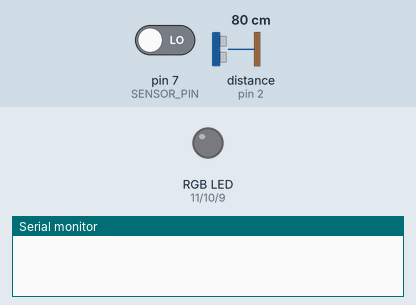
The sketch below on a simulated Arduino Uno, built with avr-gcc and run on an emulated ATmega328P. On the bench: an RGB LED mixed from three pins (HIGH = lit), the last lines printed to the serial monitor. Inputs (shaded band) come from the test bench; at power-on: pin 7 (SENSOR_PIN) LOW, distance to the obstacle (sensor on pin 2) 80 cm. The echo pulse lasts 58.3 µs per cm; pins used as bus, display or sensor lines are not drawn.

Above: at 1.2 s.
1.3 s: pin 7 (SENSOR_PIN) driven HIGH
At 2.2 s:
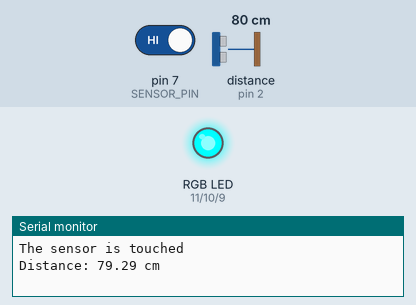
2.8 s: pin 7 (SENSOR_PIN) driven LOW
At 3.2 s:
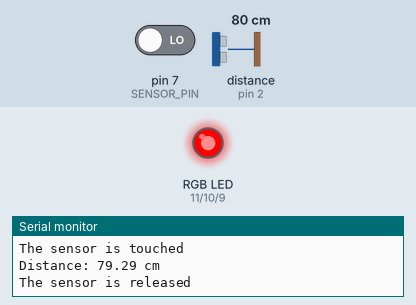
Timing chart, 0 to 5.8 s (numbered marks = the images above; inputs shaded):
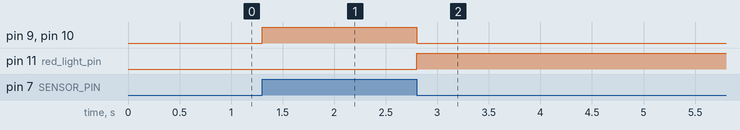

Measured:
- after the input at 1.3 s, pin 9 (blue_light_pin), pin 10 (green_light_pin): LOW → HIGH at once
- after the input at 2.8 s, pin 9 (blue_light_pin), pin 10 (green_light_pin): HIGH → LOW at once; pin 11 (red_light_pin): LOW → HIGH at once

The sketch:

sketch_may12a.ino
```cpp
// constants won't change. They're used here to set pin numbers:
const int SENSOR_PIN = 7;       // the Arduino's input pin that connects to the sensor's SIGNAL pin
const int trigPin = 3;
const int echoPin = 2;

// Variables will change:
int lastState = LOW;  // the previous state from the input pin
int currentState;     // the current reading from the input pin
int red_light_pin= 11;
int green_light_pin = 10;
int blue_light_pin = 9;

long duration;
float distance;

void setup() {
  // initialize serial communication at 9600 bits per second:
  Serial.begin(9600);
  // initialize the Arduino's pin as aninput
  pinMode(SENSOR_PIN, INPUT);
  pinMode(red_light_pin, OUTPUT);
  pinMode(green_light_pin, OUTPUT);
  pinMode(blue_light_pin, OUTPUT);
  pinMode(trigPin, OUTPUT); // Sets the trigPin as an Output
  pinMode(echoPin, INPUT); // Sets the echoPin as an Input
  Serial.begin(9600); // Starts the serial communication
}

void loop() {
  // read the state of the the input pin:
  currentState = digitalRead(SENSOR_PIN);

    if(lastState == LOW && currentState == HIGH){
       Serial.println("The sensor is touched");
       RGB_color(0, 255, 255); // Cyan
       // Clears the trigPin
      digitalWrite(trigPin, LOW);
      delayMicroseconds(2);
      // Sets the trigPin on HIGH state for 10 micro seconds
      digitalWrite(trigPin, HIGH);
      delayMicroseconds(10);
      digitalWrite(trigPin, LOW);
      // Reads the echoPin, returns the sound wave travel time in microseconds
      duration = pulseIn(echoPin, HIGH);
      // Calculating the distance
      distance= duration*0.034/2;
      // Prints the distance on the Serial Monitor
      String str1 = "Distance: ";
      String str2 = " cm";
      String dist = str1 + distance + str2;

      Serial.println(dist);
    }
    else if(lastState == HIGH && currentState == LOW){
       Serial.println("The sensor is released");
       RGB_color(255, 0, 0);
    }
  // save the the last state
  lastState = currentState;
}

void RGB_color(int red_light_value, int green_light_value, int blue_light_value)
 {
  analogWrite(red_light_pin, red_light_value);
  analogWrite(green_light_pin, green_light_value);
  analogWrite(blue_light_pin, blue_light_value);
}
```
